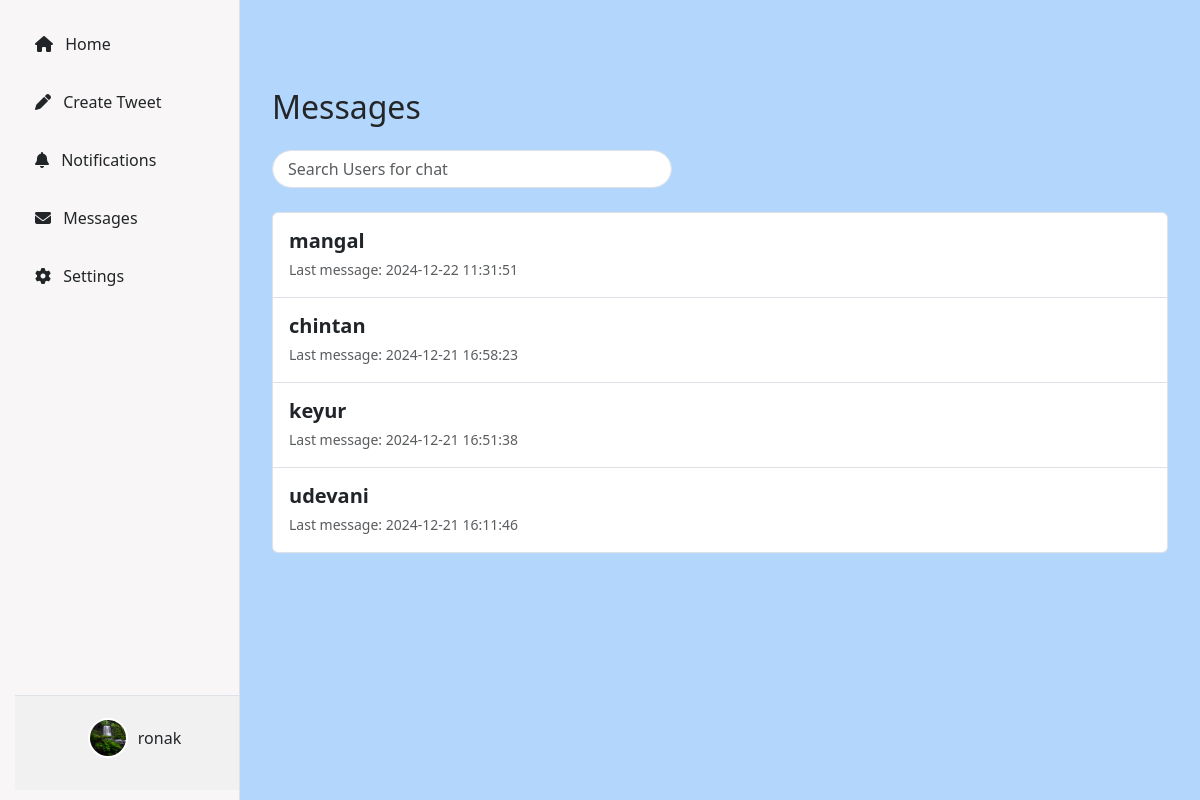
The page /messages/ (signed in) on the database its author committed.
### tweet/models.py (models this page shows, shortened)
class CustomUser(AbstractUser):
    email = models.EmailField(unique=True)
    phone_number = models.CharField(max_length=100, default='', blank=True)
    user_bio = models.CharField(max_length=150, default='', blank=True)
    user_profile_image = models.ImageField(upload_to="profile/", default='default_profile.png')
    followers = models.ManyToManyField('self', symmetrical=False, related_name="following", blank=True)
    REQUIRED_FIELDS = ['email']
    USERNAME_FIELD = 'username'

### tweet/views.py (the view)
# urls.py: path('messages/', views.messages_page, name='messages_page'),
@login_required
def messages_page(request):
    logged_user = request.user
    users_interacted = User.objects.exclude(id=logged_user.id).filter(
        Q(sent_messages__recipient=logged_user) | Q(received_messages__sender=logged_user)
    ).distinct()
    latest_message_time = Message.objects.filter(
        Q(sender=OuterRef('pk'), recipient=logged_user) | Q(sender=logged_user, recipient=OuterRef('pk'))
    ).order_by('-created_at').values('created_at')[:1]
    users_with_last_message = users_interacted.annotate(
        last_message_time=Subquery(latest_message_time)
    ).order_by('-last_message_time')  # Sort by the most recent message timestamp
    return render(request, 'messages_page.html', {
        'users': users_with_last_message
    })

### tweet/templates/messages_page.html (shortened to what this page needs)
{% extends "layout.html" %}
{% load static %}
{% block content %}
<div class="container mt-5">
    <h2 class="mb-4">Messages</h2>
    <div class="position-relative mb-4" style="max-width: 400px;">
        <input
            type="text"
            id="search-input"
            class="form-control rounded-pill"
            placeholder="Search Users for chat"
            aria-label="Search"
            autocomplete="off"
        >
    </div>
    {% if users %}
        <ul class="list-group">
            {% for user in users %}
                <li
                    class="list-group-item d-flex justify-content-between align-items-center p-3"
                    style="cursor: pointer; transition: background-color 0.3s ease;"
                    onclick="window.location.href='{% url 'get_messages' user.id %}'">
                    <div>
                        <h5 class="mb-1" style="font-weight: 600;">{{ user.username }}</h5>
                        <small class="text-muted">
                            {% if user.last_message_time %}
                                Last message: {{ user.last_message_time|date:"Y-m-d H:i:s" }}
                            {% else %}
                                <em>No messages yet</em>
                            {% endif %}
                        </small>
                    </div>
                </li>
            {% endfor %}
        </ul>
    {% else %}
        <div class="alert alert-info mt-4" role="alert">
            No users to message.
        </div>
    {% endif %}
</div>
{% endblock %}

### templates/layout.html (shortened to what this page needs)
{% load static %}
<!DOCTYPE html>
<html lang="en">
<head>
    <link href="https://cdn.jsdelivr.net/npm/bootstrap@5.3.3/dist/css/bootstrap.min.css" rel="stylesheet">
    <link rel="stylesheet" href="{% static 'layout_search.css' %}">
</head>
<body>
    <div class="sidebar">
        <a href="{% url 'tweet_list' %}">
            <i class="fas fa-home me-2"></i> Home
        </a>
        <a href="{% url 'tweet_create' %}">
            <i class="fas fa-pen me-2"></i> Create Tweet
        </a>
        <a href="{% url 'notifications_page' %}" id="notification-link" style="position: relative;">
            <i class="fas fa-bell me-2"></i> Notifications
        </a>
        <a href="{% url 'messages_page' %}">
            <i class="fas fa-envelope me-2"></i> Messages
        </a>
        <a href="#">
            <i class="fas fa-cog me-2"></i> Settings
        </a>
        <div class="profile-section">
            {% if user.is_authenticated %}
            <a href="{% url 'user_details' user.id %}" class="profile-link">
                <img src="{% if user.user_profile_image %}{{ user.user_profile_image.url }}{% else %}{% static 'default_profile.png' %}{% endif %}"
                     class="profile-img" alt="Profile Image">
                <span>{{ user.username }}</span>
            </a>
            {% else %}
            <a href="{% url 'login' %}" class="btn btn-light">Login</a>
            {% endif %}
        </div>
    </div>
    <div class="content">
        {% block content %}
        {% endblock %}
    </div>
</body>
</html>

### static/layout_search.css (style rules this page uses)
body { background-color: rgb(179, 214, 253); color: #232527; font-family: 'Segoe UI', Tahoma, Geneva, Verdana, sans-serif; }
.sidebar { position: fixed; top: 0; left: 0; height: 100%; width: 240px; background-color: #f8f6f6; border-right: 1px solid #dee2e6; padding: 20px 15px; overflow-y: auto; }
.sidebar a { display: block; color: #222527; padding: 12px 20px; font-size: 1rem; border-radius: 5px; margin-bottom: 10px; text-decoration: none; font-weight: 500; }
.content { margin-left: 240px; margin-top: 20px; padding: 20px; }
.profile-section { position: absolute; bottom: 10px; width: 100%; padding: 10px; text-align: center; background-color: #f1f1f1; border-top: 1px solid #dee2e6; }
.profile-section .profile-link { display: flex; align-items: center; justify-content: center; gap: 10px; color: #212529; text-decoration: none; }
.profile-section .profile-img { width: 40px; height: 40px; border-radius: 50%; border: 2px solid #fff; }

### tweet/templates/messages_page.html (style rules this page uses)
#search-input { max-width: 400px; border-radius: 25px; padding-left: 15px; margin: 0px 0px 20px; display: block; transition: all 0.3s ease; }

### rows shown on the page
CustomUser: user_profile_image (picture), username "ronak"
CustomUser: username "mangal", last_message_time "2024-12-22 11:31:51"
CustomUser: username "chintan", last_message_time "2024-12-21 16:58:23"
CustomUser: username "keyur", last_message_time "2024-12-21 16:51:38"
CustomUser: username "udevani", last_message_time "2024-12-21 16:11:46"
